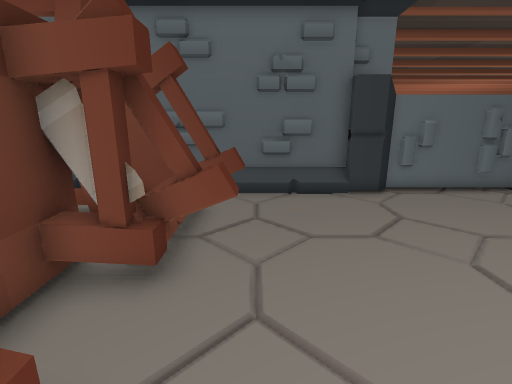
View 1 (above)

24 first-person views from a walk through a Godot game level. The camera is 1.3 m above the floor, tilts 14° down and sees 85° across. The floor is counted in squares, 0.5 m on a side. Each view is taken from the middle of a square. On the plan, view 1 faces up. The plan holds only what a view shows up to about 19 squares ahead; the rest is blank. The place goes on beyond the plan.

View 2
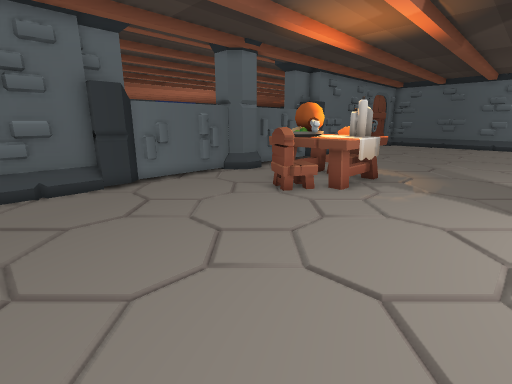

View 3
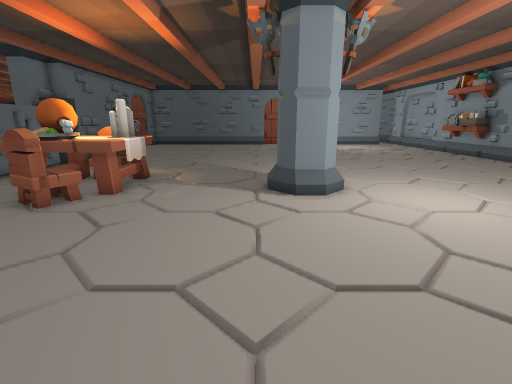

View 4
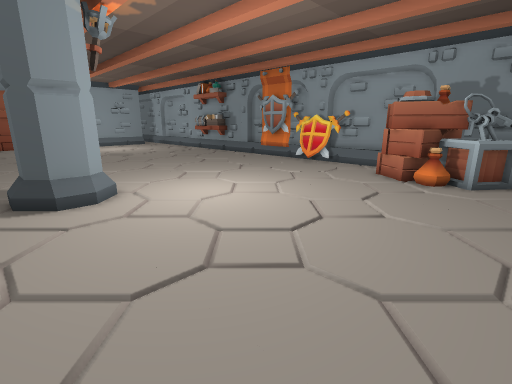

View 5
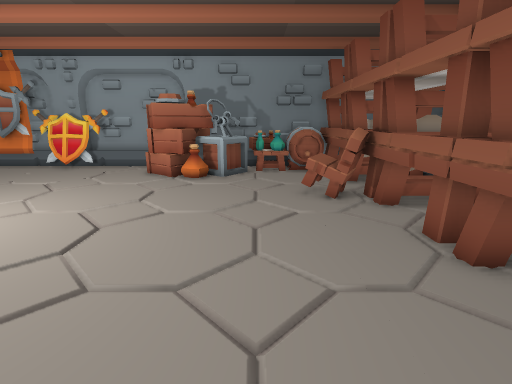

View 6
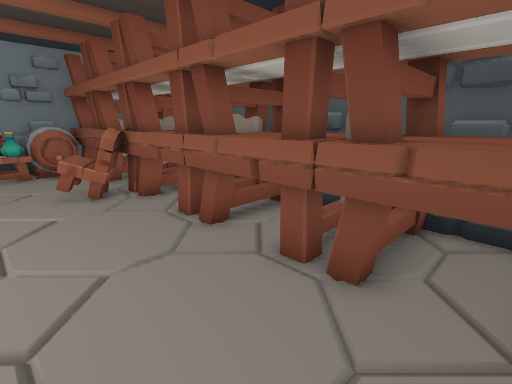

View 7
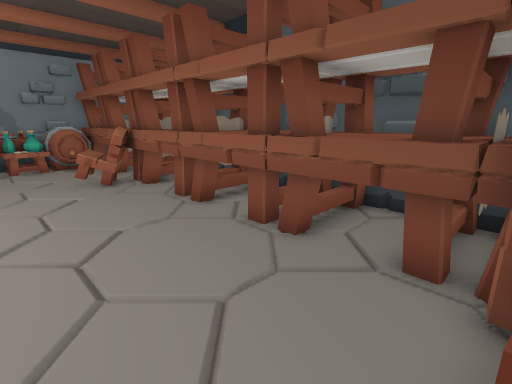

View 8
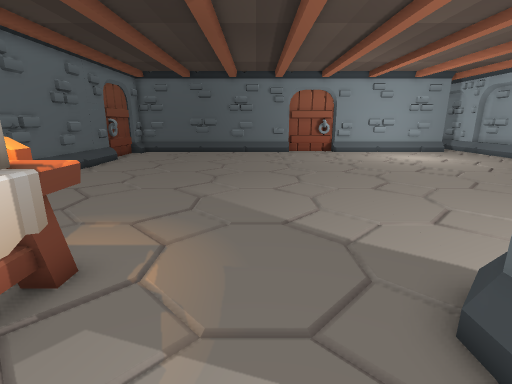

View 9
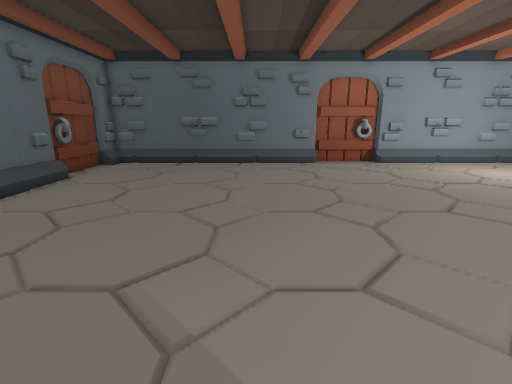

View 10
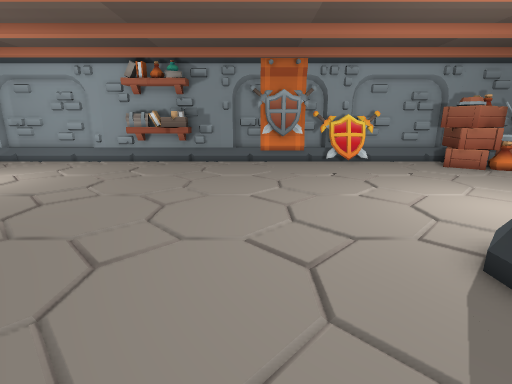

View 11
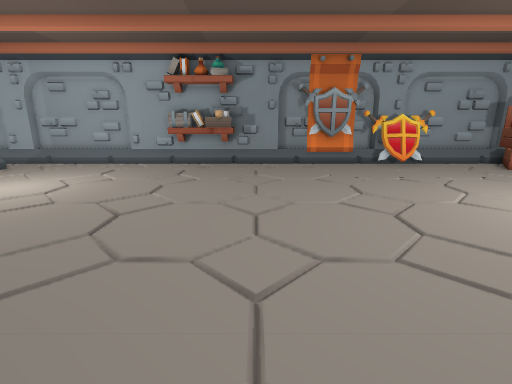

View 12
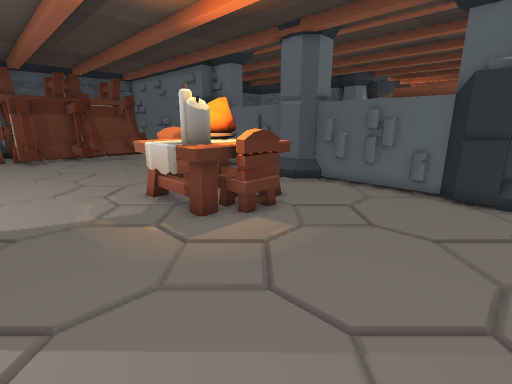

View 13
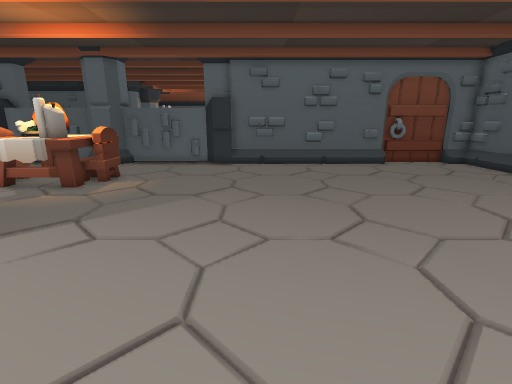

View 14
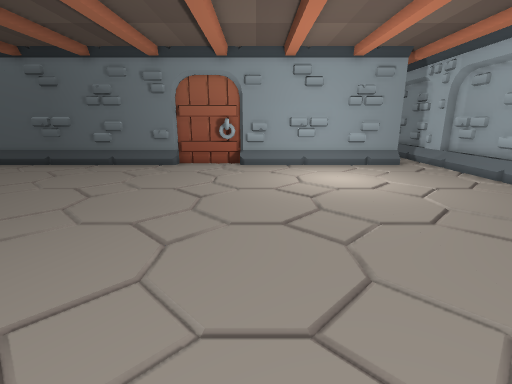

View 15
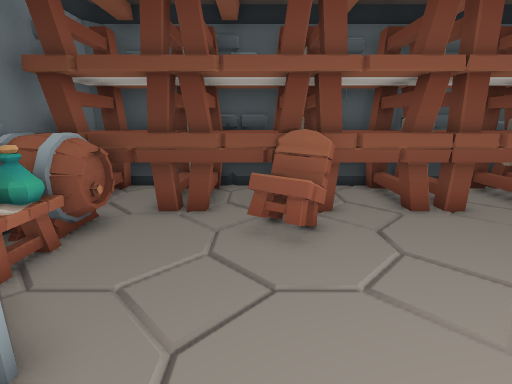

View 16
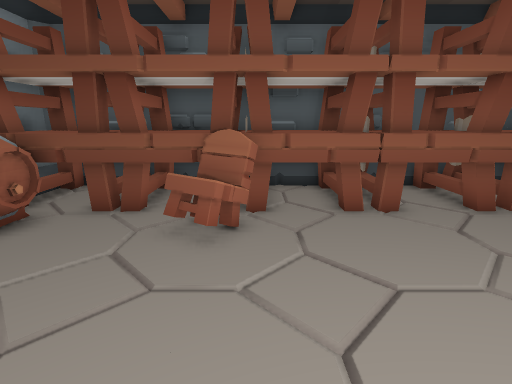

View 17
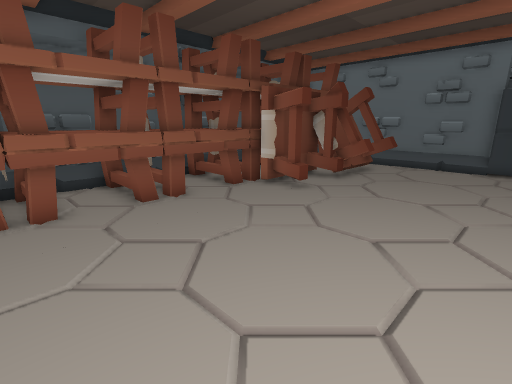

View 18
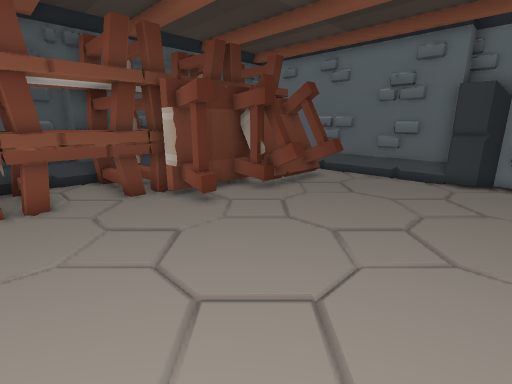

View 19
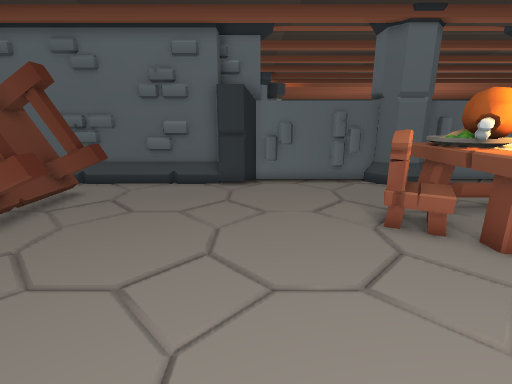

View 20
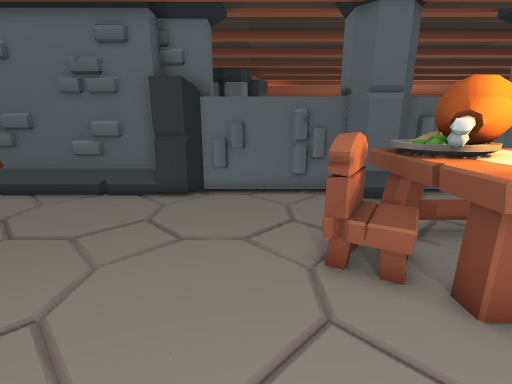

View 21
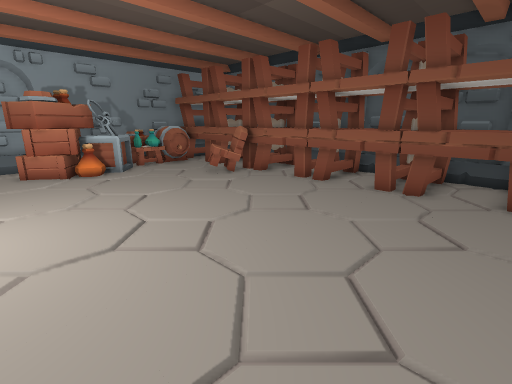

View 22
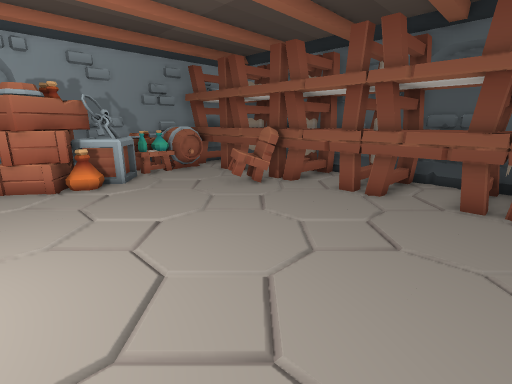

View 23
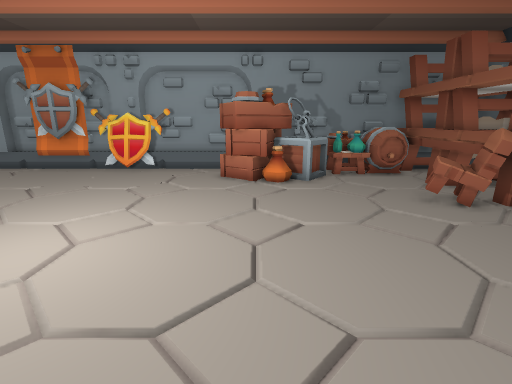

View 24
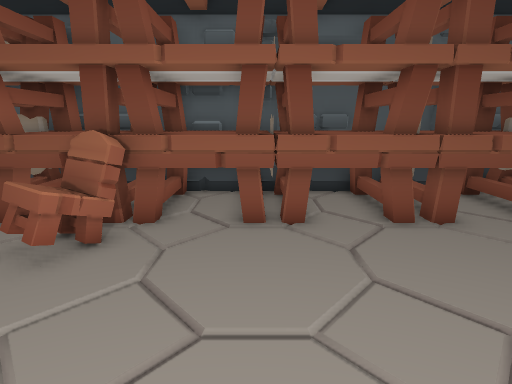

### Floor plan
Key: @ floor where view 1 was taken; # wall or solid block; . floor; / step, stairs or slope; = window, fence, low wall or low ledge; ^ raised ledge; T table; P pillar; C chair; A candle; R crate; B banner; O other object.
Columns run from 9 left of view 1 to 37 right of it. Each row starts with its distance up from view 1.
 13                                     PP
 12                                     P
 11     ####      ##################  ##P########
 10     ..##########....#P####=##.######.###...##
  9        .....................................#
  8       TTTT..................................#
  7      TTTT..........TT TT....................#
  6       TT..........CTOTTC....................#
  5       TTTT.......CCOOTTC....................#
  4 #     TT...........TTAAC....................#
  3 #T    T............TTTTT....................#
  2 #T   TTT....................................#
  1 #TTTTTTT....................................#
  0 ##TTTT...@..................................#
 -1 #TTTTT......................................#
 -2 #TTTTT......................................#
 -3 #TTTTT..............PP......................#
 -4 #TTTTT.............P  P.....................#
 -5 #TTTTT..............PP......................#
 -6 #TTTTT......................................#
 -7 #TTTTT......................................#
 -8 ##TTTT......................................#
 -9  TTTTT......................................#
-10  #TTTT......................................#
-11  #TTTCC.....................................#
-12  #T TCCC....................................#
-13  #TTTTCC....................................#
-14  #TTTT......................................#
-15  #TTTT......................................#
-16  #TTTT....RRRRR.............................#
-17  # TTT^^=#RRRRRR............................#
-18  #TTTT^^#^ RRRR....=#=.........##  ..........
-19  #TT T^^#### RR///#####BBBB/##########//////##/
-20  ################### #########      ###########

Where each view was taken, in squares from view 1:
view 1: 0 up, 0 right, facing up
view 2: 2 down, 0 right, facing up-right
view 3: 2 down, 0 right, facing right
view 4: 2 down, 0 right, facing down-right
view 5: 2 down, 0 right, facing down
view 6: 1 down, 0 right, facing down-left
view 7: 1 up, 1 right, facing down-left
view 8: 0 up, 9 right, facing right
view 9: 1 up, 16 right, facing right
view 10: 0 up, 17 right, facing down
view 11: 1 down, 20 right, facing down
view 12: 1 down, 20 right, facing up-left
view 13: 8 down, 21 right, facing up
view 14: 8 down, 17 right, facing right
view 15: 13 down, 4 right, facing left
view 16: 11 down, 4 right, facing left
view 17: 8 down, 5 right, facing up-left
view 18: 4 down, 6 right, facing up-left
view 19: 2 down, 5 right, facing up
view 20: 0 up, 7 right, facing up
view 21: 0 up, 7 right, facing down-left
view 22: 3 down, 6 right, facing down-left
view 23: 3 down, 4 right, facing down
view 24: 8 down, 3 right, facing left
